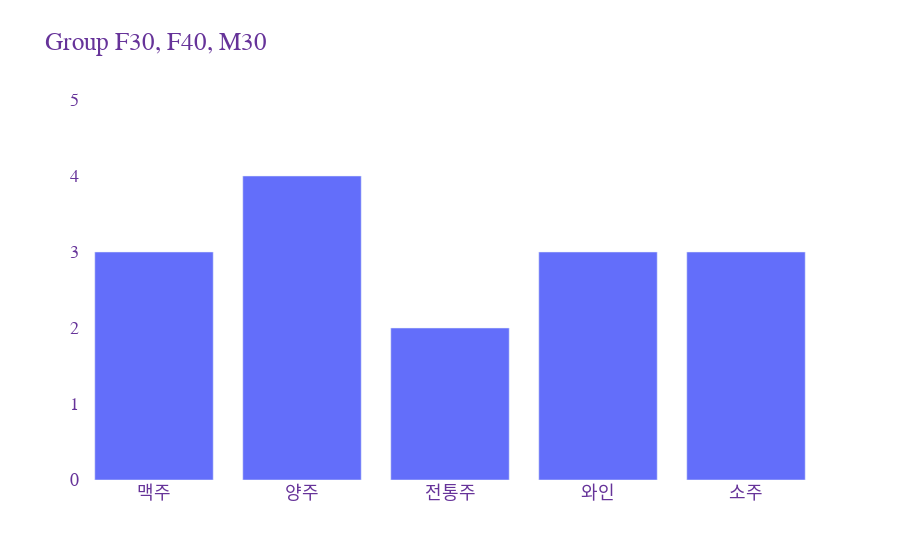

Notebook code for this chart:
### Code cell
make_graph(con_list,2)

### Figure 1 — Plotly figure (JSON) as saved in the notebook; plotly's stock layout.template omitted (floating-point values rounded to 4 significant figures)
{"data": [{"type": "bar", "x": ["맥주", "양주", "전통주", "와인", "소주"], "y": [3, 4, 2, 3, 3]}], "layout": {"barmode": "stack", "font": {"color": "RebeccaPurple", "family": "Times New Roman", "size": 18}, "legend": {"title": {"font": {"color": "green"}}}, "plot_bgcolor": "white", "title": {"text": "Group F30, F40, M30"}, "uniformtext": {"minsize": 10, "mode": "hide"}, "yaxis": {"range": [0, 5]}}}
